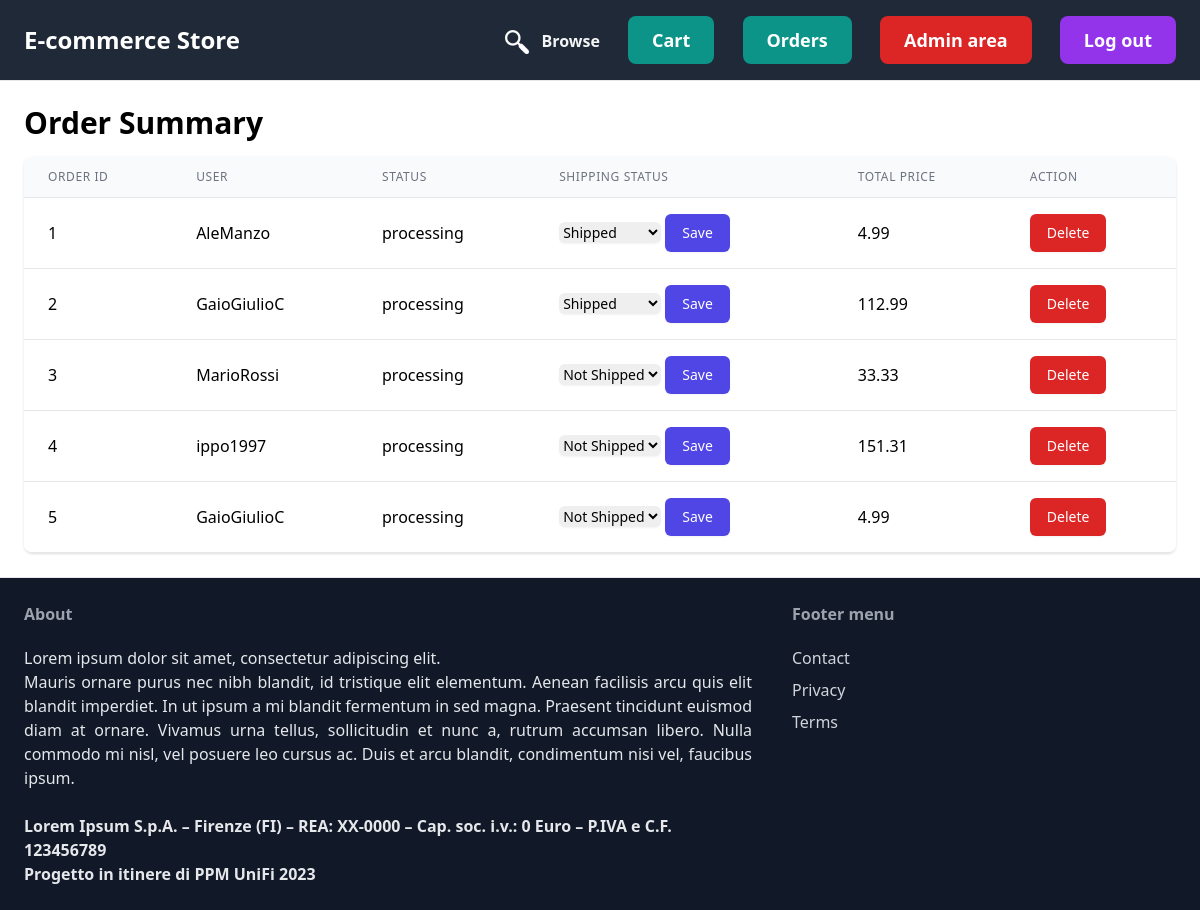
Page /order-summary/ (signed in) on the committed database.
### core/models.py (models this page shows, shortened)
class Order(models.Model):
    user = models.ForeignKey(User, on_delete=models.CASCADE)
    items = models.ManyToManyField('item.Item')
    status = models.CharField(max_length=255, choices=(
        ('processing', 'In elaborazione'),
    ))
    shipping_status = models.CharField(max_length=255, choices=(
        ('not_shipped', 'Non spedito'),
        ('shipped', 'Spedito'),
    ), default='not_shipped')
    total_price = models.DecimalField(max_digits=10, decimal_places=2, default=Decimal('0.00'))
    created_at = models.DateTimeField(auto_now_add=True)

### core/views.py (the view, shortened to what this page needs)
# urls.py: path('order-summary/', views.order_summary, name='order_summary'),
@login_required
def order_summary(request):
    allowed_statuses = ['processing']
    if request.user.is_superuser:
        orders = Order.objects.all()
    else:
        orders = Order.objects.filter(user=request.user)
    for order in orders:
        order.total_price = sum(item.price for item in order.items.all())
        order.save()
    return render(request, 'core/order_summary.html', {'orders': orders, 'allowed_statuses': allowed_statuses})

### core/templates/core/order_summary.html (shortened to what this page needs)
{% extends 'core/base.html' %}
{% block content %}
    <h1 class="text-3xl font-bold mb-4">Order Summary</h1>
    <div class="flex flex-col">
        <div class="-my-2 overflow-x-auto sm:-mx-6 lg:-mx-8">
            <div class="py-2 align-middle inline-block min-w-full sm:px-6 lg:px-8">
                <div class="shadow overflow-hidden border-b border-gray-200 sm:rounded-lg">
                    <table class="min-w-full divide-y divide-gray-200">
                        <thead class="bg-gray-50">
                            <tr>
                                <th scope="col" class="px-6 py-3 text-left text-xs font-medium text-gray-500 uppercase tracking-wider">Order ID</th>
                                <th scope="col" class="px-6 py-3 text-left text-xs font-medium text-gray-500 uppercase tracking-wider">User</th>
                                <th scope="col" class="px-6 py-3 text-left text-xs font-medium text-gray-500 uppercase tracking-wider">Status</th>
                                <th scope="col" class="px-6 py-3 text-left text-xs font-medium text-gray-500 uppercase tracking-wider">Shipping Status</th>
                                <th scope="col" class="px-6 py-3 text-left text-xs font-medium text-gray-500 uppercase tracking-wider">Total Price</th>
                                <th scope="col" class="px-6 py-3 text-left text-xs font-medium text-gray-500 uppercase tracking-wider">Action</th>
                            </tr>
                        </thead>
                        <tbody class="bg-white divide-y divide-gray-200">
                            {% for order in orders %}
                                <tr>
                                    <td class="px-6 py-4 whitespace-nowrap">{{ order.id }}</td>
                                    <td class="px-6 py-4 whitespace-nowrap">{{ order.user.username }}</td>
                                    <td class="px-6 py-4 whitespace-nowrap">{{ order.status }}</td>
                                    <td class="px-6 py-4 whitespace-nowrap">
                                        {% if request.user.is_superuser %}
                                            <form method="POST" action="{% url 'core:order_summary' %}">
                                                <select name="shipping_status" class="border-gray-300 rounded-md shadow-sm focus:ring-indigo-500 focus:border-indigo-500 sm:text-sm">
                                                    <option value="not_shipped" {% if order.shipping_status == 'not_shipped' %}selected{% endif %}>Not Shipped</option>
                                                    <option value="shipped" {% if order.shipping_status == 'shipped' %}selected{% endif %}>Shipped</option>
                                                </select>
                                                <button type="submit" class="inline-flex items-center px-4 py-2 border border-transparent rounded-md shadow-sm text-sm font-medium text-white bg-indigo-600 hover:bg-indigo-700 focus:outline-none focus:ring-2 focus:ring-offset-2 focus:ring-indigo-500">Save</button>
                                            </form>
                                        {% else %}
                                            {{ order.shipping_status }}
                                        {% endif %}
                                    </td>
                                    <td class="px-6 py-4 whitespace-nowrap">{{ order.total_price }}</td>
                                    <td class="px-6 py-4 whitespace-nowrap">
                                        {% if order.status in allowed_statuses %}
                                            <form method="POST" action="{% url 'core:delete_order' order.id %}">
                                                <button type="submit" class="inline-flex items-center px-4 py-2 border border-transparent rounded-md shadow-sm text-sm font-medium text-white bg-red-600 hover:bg-red-700 focus:outline-none focus:ring-2 focus:ring-offset-2 focus:ring-red-500">Delete</button>
                                            </form>
                                        {% endif %}
                                    </td>
                                </tr>
                            {% endfor %}
                        </tbody>
                    </table>
                </div>
            </div>
        </div>
    </div>
{% endblock %}

### rows in the picture
Order: id "1", user.username "AleManzo", status "processing", shipping_status "Shipped", total_price "4.99", shows "Delete"
Order: id "2", user.username "GaioGiulioC", status "processing", shipping_status "Shipped", total_price "112.99", shows "Delete"
Order: id "3", user.username "MarioRossi", status "processing", shipping_status "Not Shipped", total_price "33.33", shows "Delete"
Order: id "4", user.username "ippo1997", status "processing", shipping_status "Not Shipped", total_price "151.31", shows "Delete"
Order: id "5", user.username "GaioGiulioC", status "processing", shipping_status "Not Shipped", total_price "4.99", shows "Delete"
